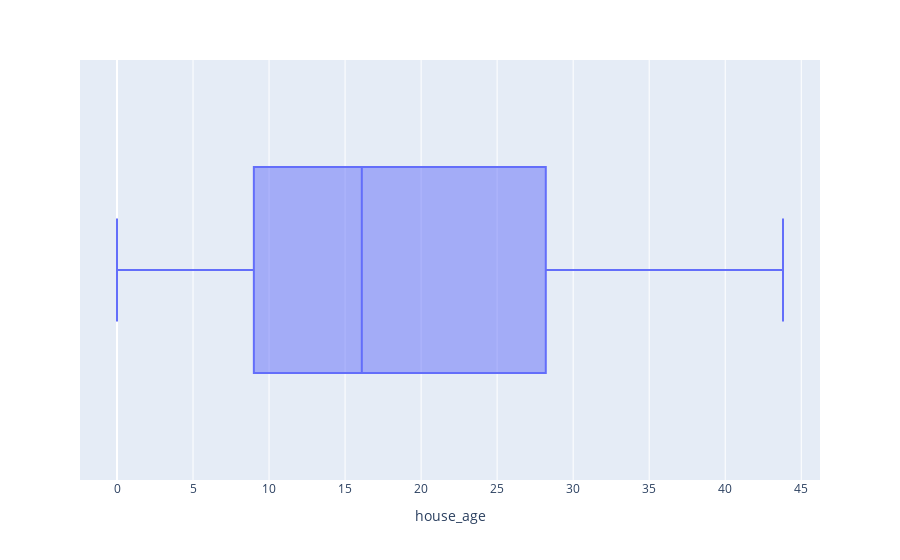

The code cell stored with this chart in its notebook:
### Code cell
fig = px.box(data, x = data["house_age"])
fig.show()

### Figure 1 — Plotly figure (JSON) as saved in the notebook; plotly's stock layout.template omitted (floating-point values rounded to 4 significant figures; data arrays with more than 128 entries replaced by an {"elided": "..."} marker saying what was removed)
{"data": [{"alignmentgroup": "True", "hovertemplate": "house_age=%{x}<extra></extra>", "legendgroup": "", "marker": {"color": "#636efa"}, "name": "", "notched": false, "offsetgroup": "", "orientation": "h", "showlegend": false, "type": "box", "x": {"elided": "414 float values"}, "x0": " ", "xaxis": "x", "y0": " ", "yaxis": "y"}], "layout": {"boxmode": "group", "legend": {"tracegroupgap": 0}, "margin": {"t": 60}, "xaxis": {"anchor": "y", "domain": [0, 1], "title": {"text": "house_age"}}, "yaxis": {"anchor": "x", "domain": [0, 1]}}}
